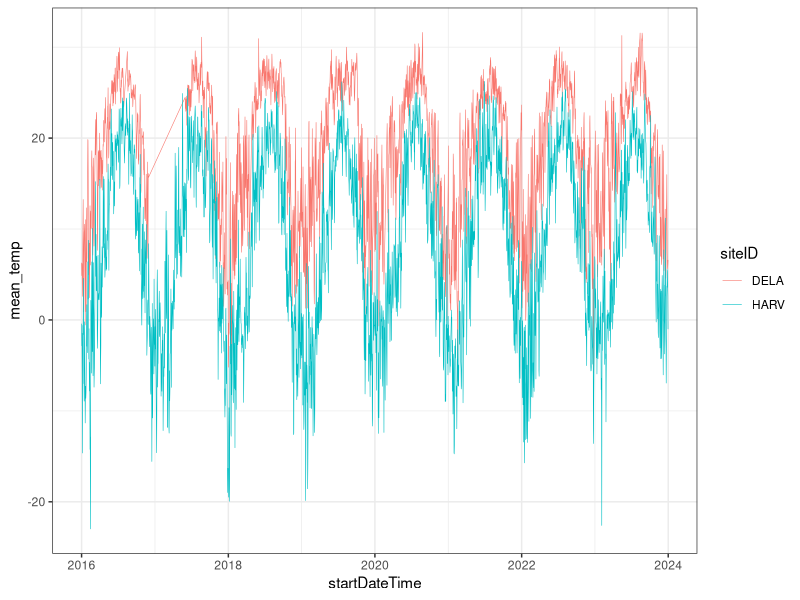
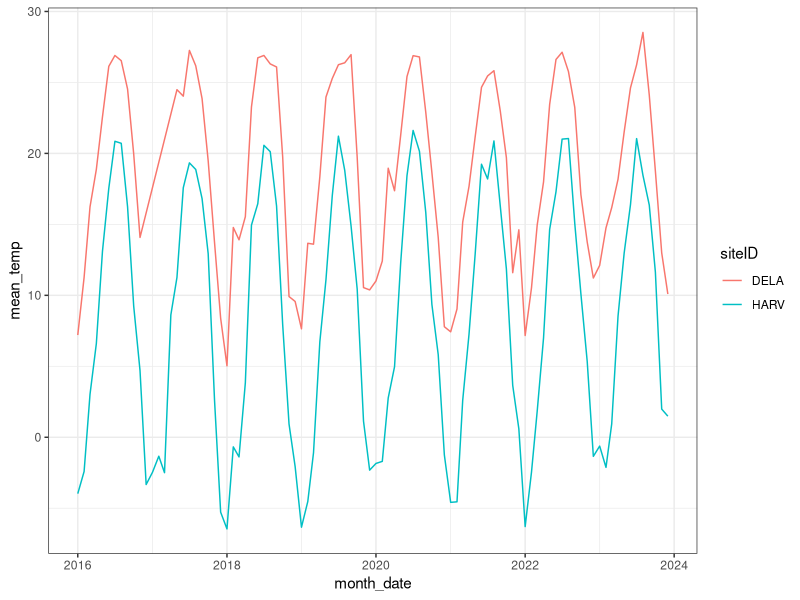
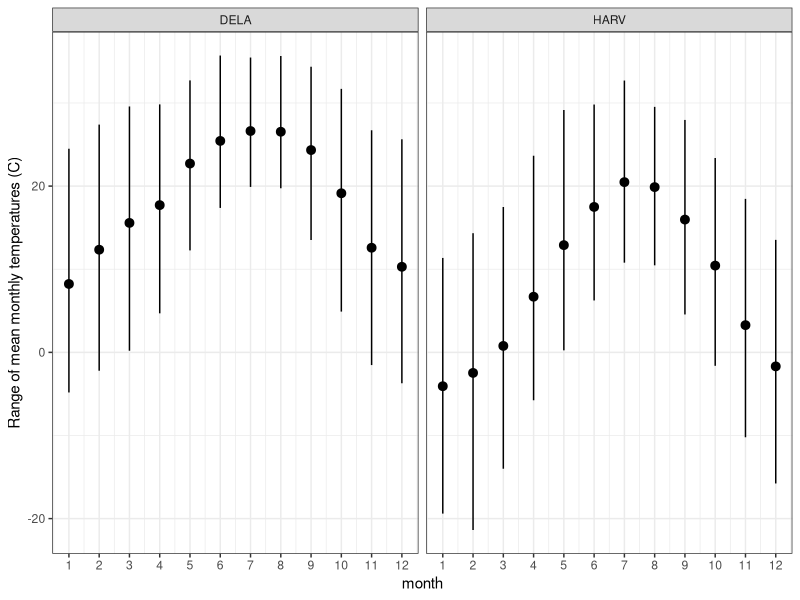
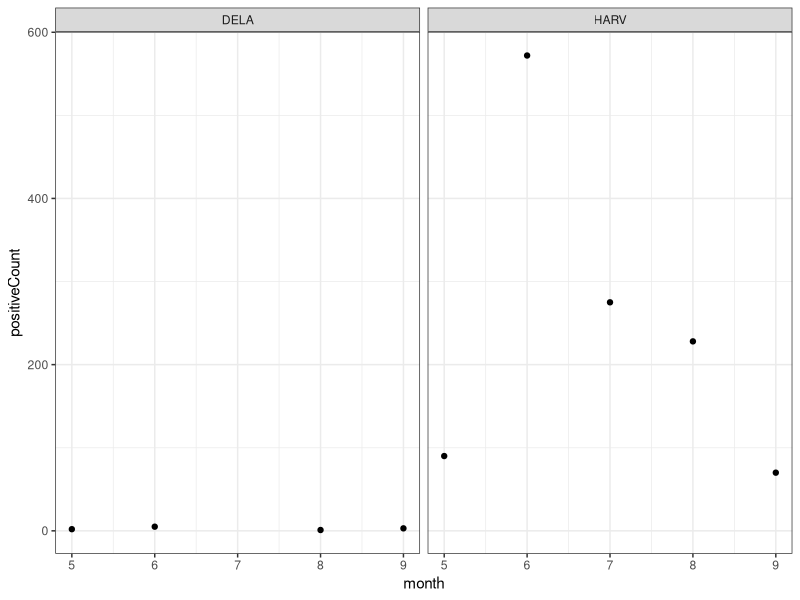

Here is the R script that generated these plots, in order: (Note: this script raises an error after producing the figures.)
## ---- chunk 1

#install.packages("tidyverse")
#install.packages("here")

library(tidyverse)
library(here)

## ---- chunk 2

# Import Data

daily_temperature_data <- read_csv(here("data","processed","daily_temp_data.csv"))

monthly_temperature_data <- read_csv(here("data", "processed", "monthly_temp_data.csv"))

## ---- chunk 3

monthly_temperature_data <- monthly_temperature_data %>% 
  mutate(month_date = make_date(year, month))

## ---- chunk 4

ggplot(
  data = daily_temperature_data,
  aes(
    x = startDateTime, 
    y = mean_temp,
    color = siteID) 
  ) +
  geom_line(size = 0.2) +
theme_bw()

## ---- chunk 5

ggplot(
  data = monthly_temperature_data,
  aes(
    x = month_date, 
    y = mean_temp,
    color = siteID) 
  ) +
  geom_line(size = 0.5) +
theme_bw()

## ---- chunk 6

# Summarize and group monthly temperature data

monthly_temp_range <- monthly_temperature_data |>
  group_by(siteID, month) |>
  summarize(
    mean = mean(mean_temp, na.rm = TRUE),
    max = mean(max_temp, na.rm = TRUE),
    min = mean(min_temp, na.rm = TRUE)
  )

ggplot(
  monthly_temp_range,
  aes(
    x = month,
    y = mean
  )) +
geom_pointrange(
  aes(
    ymin = min,
    ymax = max
  )
) +
  facet_wrap(~siteID) +
  labs(y = "Range of mean monthly temperatures (C)") +
  scale_x_continuous(limits = c(1, 12),
                     breaks = seq(1, 12, 1)) +
  theme_bw()

## ---- chunk 7

pathogen_status_data <- read_csv(here("data","processed","pathogen_status_data.csv"))

## ---- chunk 8

positive_pathogen <- pathogen_status_data %>% 
  filter(testResult == "Positive")

#confusion on what "HardTick DNA Quality" in the "testPathogenName" column means and wondering if we can filter it out since it doesn't seem like that is a pathogen

# KF: Yes, I think you want to omit it; it is a quality control indicator column

## ---- chunk 9

# Tick Count Graph

daily_positive_pathogen <- positive_pathogen |>
  mutate(
    month = month(collectDate)
  ) |>
  group_by(siteID, month) |>
  summarize(
    positiveCount = n()
  )

ggplot(
  data = daily_positive_pathogen,
  aes(
    x = month, 
    y = positiveCount) 
  ) +
  geom_point() +
  facet_wrap(~siteID) +
theme_bw()

## ---- chunk 10

## Load Packages
#install.packages("maps")
library(here)
library(tidyverse)
library(maps)

## Read in metadata for all NEON sites
sites_all <- read_csv(here("data", "raw", "NEON_Field_Site_Metadata_20210226_0.csv")) %>%
  select(domainID:colocated_site, latitude:longitude, state:country)

## Define the list of our project's sites
mySites <- pathogen_and_tick_data %>%
  distinct(siteID) %>%
  pull(siteID)
  
## Subset "sites" object for our project's sites
sites <- sites_all %>%
  filter(siteID %in% mySites) %>%
  arrange(siteID)

## List state names of our sites
myStates <- as.character(sites$state)

## Add pathogen info per site -- note proportion is weighted per site
site_summary <- pathogen_and_tick_data %>%
  group_by(siteID) %>%
  summarise(
    total_positive = sum(positiveCount, na.rm = TRUE),
    total_tested = sum(totalCount, na.rm = TRUE),
    prop_pathogen = ifelse(total_tested > 0,
                           total_positive / total_tested,
                           NA)
  )

## Join summary-site and create categories of prevalence
sites_plot <- sites %>%
  left_join(site_summary, by = "siteID")

sites_plot <- sites_plot %>%
  mutate(category = case_when(
    prop_pathogen == 0 ~ "No positive ticks",
    prop_pathogen < 0.05 ~ "<5% pathogen",
    prop_pathogen >= 0.05 ~ "≥5% pathogen"
  ))

## get US map with state boundaries
us_states <- map_data("state")

## Map our sites
ggplot() +
  # US state outlines
  geom_polygon(data = us_states,
               aes(x = long, y = lat, group = group),
               fill = NA,
               color = "black",
               linewidth = 0.3) +
  
  # Site points
  geom_point(data = sites_plot,
             aes(x = longitude, y = latitude,
                 color = category),
             size = 3) +
  
  # Match your whiteboard colors
  scale_color_manual(values = c(
    "No positive ticks" = "green",
    "<5% pathogen" = "pink",
    "≥5% pathogen" = "darkred"
  )) +
  
  coord_fixed(1.3) +
  theme_void() +
  
  labs(color = "Pathogen Status")
